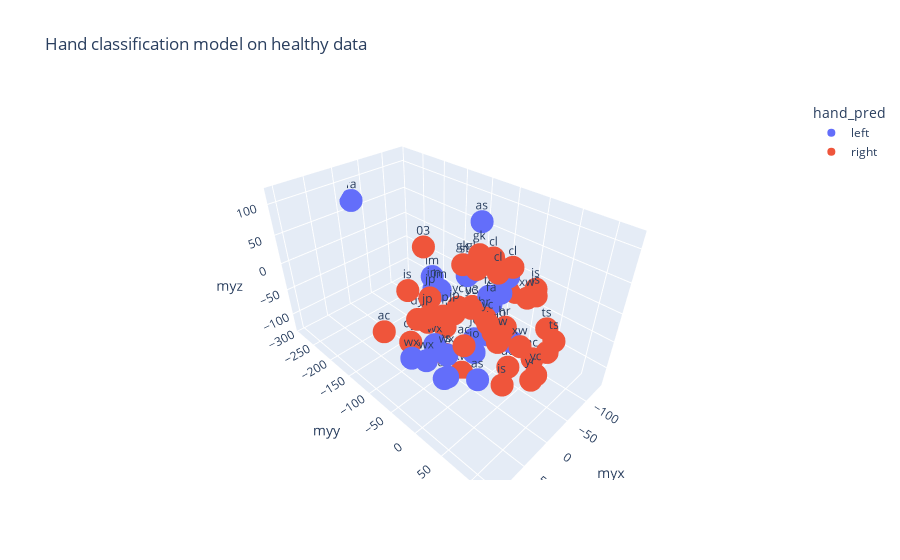

The notebook cell this image was saved under:
### Code cell
tsne_input = df_healthy.iloc[:,:24].to_numpy()
data_tsne = TSNE(n_components=3, learning_rate='auto', init='random', perplexity=3).fit_transform(tsne_input)

data_tsne = pd.DataFrame(data_tsne, columns=['myx', 'myy', 'myz'])

data_tsne['hand_pred'] = knn.predict(df_healthy.iloc[:,:24])
data_tsne['subject_ids'] = df_healthy['subject_id'].to_numpy()

fig = px.scatter_3d(data_tsne, 
                    x='myx', y='myy', z='myz', 
                    color='hand_pred', text='subject_ids',
                    title='Hand classification model on healthy data'
)
fig.show()

### Figure 1 — Plotly figure (JSON) as saved in the notebook; plotly's stock layout.template omitted (floating-point values rounded to 4 significant figures)
{"data": [{"hovertemplate": "hand_pred=left<br>myx=%{x}<br>myy=%{y}<br>myz=%{z}<br>subject_ids=%{text}<extra></extra>", "legendgroup": "left", "marker": {"color": "#636efa", "symbol": "circle"}, "mode": "markers+text", "name": "left", "scene": "scene", "showlegend": true, "text": ["fa", "fa", "fa", "fa", "as", "as", "as", "as", "im", "im", "im", "im", "si", "si", "si", "si", "jo", "jo", "jo", "jo", "wx", "wx", "wx", "wx"], "type": "scatter3d", "x": [-48.96, -75.69, -73.64, -19.31, 57.92, 72.03, 15.43, -37.19, -97.34, -12.92, -24.85, -36.1, -46.03, -44.41, -78.65, -64.09, -66.78, -14.83, -0.6277, -49.93, 64.62, 65.76, 104.1, 98.49], "y": [-13.5, -17.45, -37.11, -290.1, 5.648, 13.09, 22.56, -28.97, -22.13, -79.01, -103.9, -119.1, -57.47, 30.84, -75.28, -80.14, -4.45, -12.25, 0.3642, -16.53, 10.03, -10.08, -11.12, 8.725], "z": [-10.04, -7.364, -21.76, 68.45, -64.47, -51.46, -88.48, 117.0, 8.457, -1.48, -16.98, -7.57, 18.21, -51.03, 2.472, 18.45, -66.81, -53.65, -62.52, -70.5, -17.23, -12.01, -10.45, -4.943]}, {"hovertemplate": "hand_pred=right<br>myx=%{x}<br>myy=%{y}<br>myz=%{z}<br>subject_ids=%{text}<extra></extra>", "legendgroup": "right", "marker": {"color": "#EF553B", "symbol": "circle"}, "mode": "markers+text", "name": "right", "scene": "scene", "showlegend": true, "text": ["xw", "xw", "xw", "xw", "hr", "hr", "hr", "hr", "cl", "cl", "cl", "cl", "ts", "ts", "ts", "ts", "dy", "dy", "dy", "dy", "gk", "gk", "gk", "gk", "jp", "jp", "jp", "jp", "03", "03", "ac", "ac", "ac", "ac", "yc", "yc", "yc", "yc", "yc", "is", "is", "is", "is"], "type": "scatter3d", "x": [2.155, -9.374, 19.7, 11.93, -5.539, 5.797, -22.27, -3.385, -20.49, -48.76, -57.73, -36.49, -43.2, 12.26, -54.08, -42.41, 40.24, 23.49, 59.4, -137.0, 9.517, 6.925, -27.79, 21.46, 97.57, 82.54, 72.89, 74.47, 17.92, -77.79, -58.27, 105.3, -77.0, 99.32, 28.18, 29.51, 25.87, 31.92, 37.44, -44.39, 29.63, -88.29, 65.64], "y": [75.12, -28.99, 55.68, 80.5, 11.41, 34.53, 33.04, 36.36, -19.46, -15.14, 10.65, 3.591, 88.05, -42.14, 75.9, 94.99, -70.02, -67.51, -64.51, -33.78, -1.105, -19.86, -82.74, 18.03, 10.35, -0.4158, 11.28, 29.74, -79.08, -71.83, 20.96, 72.83, 48.91, -69.13, -6.174, 42.88, 13.29, 113.0, 121.1, 58.81, 73.19, 31.36, -58.09], "z": [72.11, -128.5, 12.21, 8.023, 2.735, -1.41, -9.952, -22.83, 57.65, 64.71, 57.65, 55.11, -32.73, -85.64, -6.19, -8.411, -19.84, -33.38, -46.37, -45.14, 86.36, 76.89, -80.79, 113.5, 61.15, 74.91, 50.19, 64.5, 82.54, -61.75, -117.0, 64.4, -93.36, -6.13, 29.5, 32.2, 36.81, -10.1, 8.01, 42.95, -49.87, 17.79, 47.72]}], "layout": {"legend": {"title": {"text": "hand_pred"}, "tracegroupgap": 0}, "scene": {"domain": {"x": [0, 1], "y": [0, 1]}, "xaxis": {"title": {"text": "myx"}}, "yaxis": {"title": {"text": "myy"}}, "zaxis": {"title": {"text": "myz"}}}, "title": {"text": "Hand classification model on healthy data"}}}
